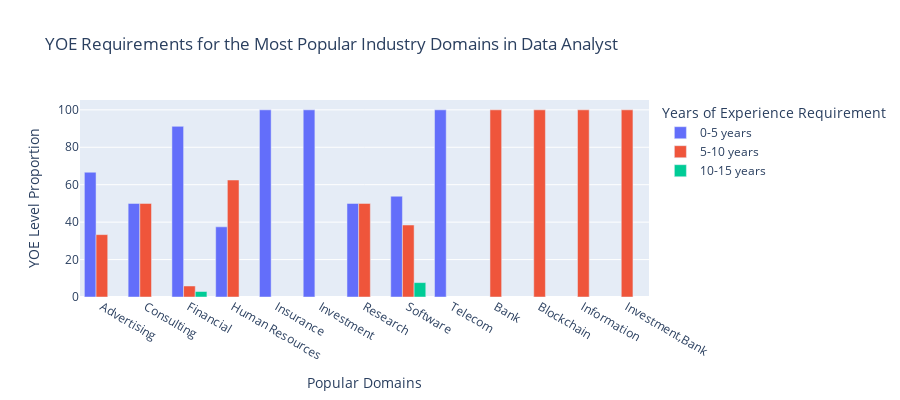
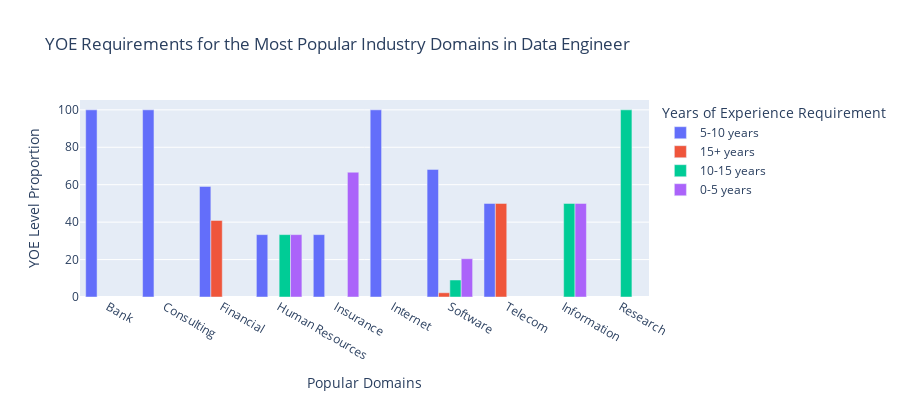
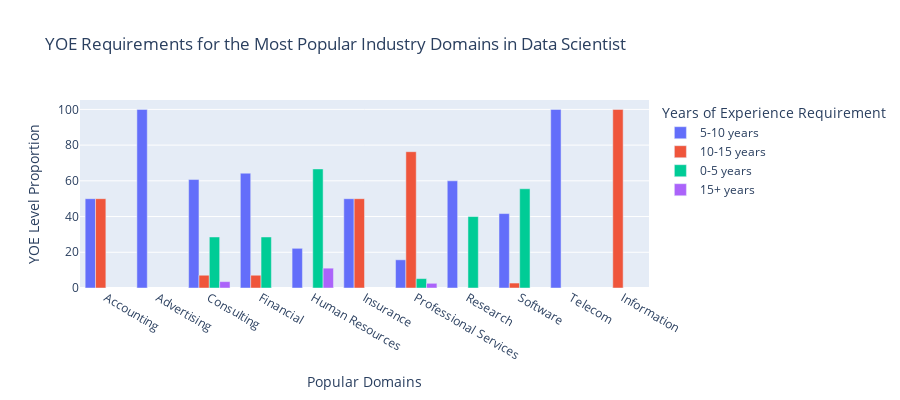
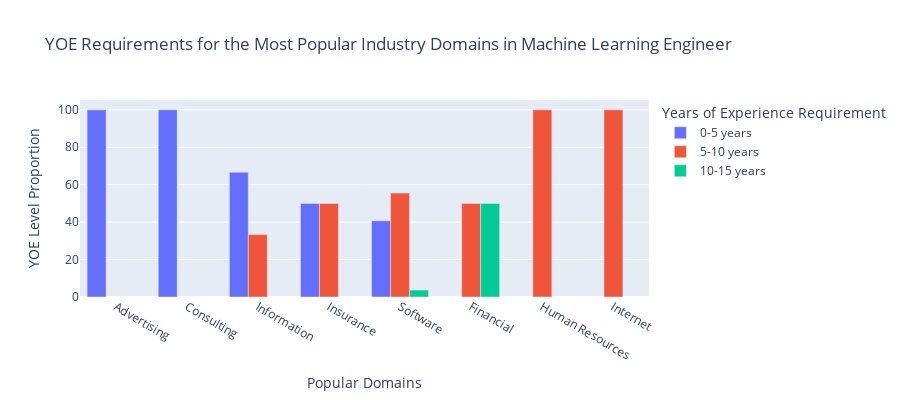

Notebook source saved alongside these figures, in order:
### Code cell
# Analyze the years of experience (yoe) requirement in each of the popular subdomains

# Group by 'jobtype' ,'specific_subdomain' , and 'yoe_level' to calculate the value counts as a percentage
se_yoe=Tdf_A_domain.groupby(['jobtype','specific_subdomain'])['yoe_level'].value_counts(normalize=True)*100

# Reset the index to convert Series to DataFrame
df_yoe=se_yoe.reset_index()

#use plotly to create bar plot for each jobtype to display the yoe requirement in each of the popular subdomains
ls_jt=df_yoe['jobtype'].unique().tolist()
for item in ls_jt:
    fig = px.bar(df_yoe[df_yoe['jobtype']==item],
                 x='specific_subdomain',
                 y='proportion',             
                 color='yoe_level',
                 barmode='group', 
                 title=f'YOE Requirements for the Most Popular Industry Domains in {item}',
                 labels={'specific_subdomain': 'Popular Domains','yoe_level': 'Years of Experience Requirement', 'proportion': 'YOE Level Proportion'},
                )
   
#show the plot
    fig.update_layout(
        width=900,  # Set the width in pixels
        height=400 # Set the height in pixels
        ) 
    fig.show()

### Figure 1 — Plotly figure (JSON) as saved in the notebook; plotly's stock layout.template omitted (floating-point values rounded to 4 significant figures)
{"data": [{"alignmentgroup": "True", "hovertemplate": "Years of Experience Requirement=0-5 years<br>Popular Domains=%{x}<br>YOE Level Proportion=%{y}<extra></extra>", "legendgroup": "0-5 years", "marker": {"color": "#636efa", "pattern": {"shape": ""}}, "name": "0-5 years", "offsetgroup": "0-5 years", "orientation": "v", "showlegend": true, "textposition": "auto", "type": "bar", "x": ["Advertising", "Consulting", "Financial", "Human Resources", "Insurance", "Investment", "Research", "Software", "Telecom"], "xaxis": "x", "y": [66.67, 50, 91.18, 37.5, 100, 100, 50, 53.85, 100], "yaxis": "y"}, {"alignmentgroup": "True", "hovertemplate": "Years of Experience Requirement=5-10 years<br>Popular Domains=%{x}<br>YOE Level Proportion=%{y}<extra></extra>", "legendgroup": "5-10 years", "marker": {"color": "#EF553B", "pattern": {"shape": ""}}, "name": "5-10 years", "offsetgroup": "5-10 years", "orientation": "v", "showlegend": true, "textposition": "auto", "type": "bar", "x": ["Advertising", "Bank", "Blockchain", "Consulting", "Financial", "Human Resources", "Information", "Investment,Bank", "Research", "Software"], "xaxis": "x", "y": [33.33, 100, 100, 50, 5.882, 62.5, 100, 100, 50, 38.46], "yaxis": "y"}, {"alignmentgroup": "True", "hovertemplate": "Years of Experience Requirement=10-15 years<br>Popular Domains=%{x}<br>YOE Level Proportion=%{y}<extra></extra>", "legendgroup": "10-15 years", "marker": {"color": "#00cc96", "pattern": {"shape": ""}}, "name": "10-15 years", "offsetgroup": "10-15 years", "orientation": "v", "showlegend": true, "textposition": "auto", "type": "bar", "x": ["Financial", "Software"], "xaxis": "x", "y": [2.941, 7.692], "yaxis": "y"}], "layout": {"barmode": "group", "height": 400, "legend": {"title": {"text": "Years of Experience Requirement"}, "tracegroupgap": 0}, "title": {"text": "YOE Requirements for the Most Popular Industry Domains in Data Analyst"}, "width": 900, "xaxis": {"anchor": "y", "domain": [0, 1], "title": {"text": "Popular Domains"}}, "yaxis": {"anchor": "x", "domain": [0, 1], "title": {"text": "YOE Level Proportion"}}}}

### Figure 2 — Plotly figure (JSON) as saved in the notebook; plotly's stock layout.template omitted (floating-point values rounded to 4 significant figures)
{"data": [{"alignmentgroup": "True", "hovertemplate": "Years of Experience Requirement=5-10 years<br>Popular Domains=%{x}<br>YOE Level Proportion=%{y}<extra></extra>", "legendgroup": "5-10 years", "marker": {"color": "#636efa", "pattern": {"shape": ""}}, "name": "5-10 years", "offsetgroup": "5-10 years", "orientation": "v", "showlegend": true, "textposition": "auto", "type": "bar", "x": ["Bank", "Consulting", "Financial", "Human Resources", "Insurance", "Internet", "Software", "Telecom"], "xaxis": "x", "y": [100, 100, 59.09, 33.33, 33.33, 100, 68.18, 50], "yaxis": "y"}, {"alignmentgroup": "True", "hovertemplate": "Years of Experience Requirement=15+ years<br>Popular Domains=%{x}<br>YOE Level Proportion=%{y}<extra></extra>", "legendgroup": "15+ years", "marker": {"color": "#EF553B", "pattern": {"shape": ""}}, "name": "15+ years", "offsetgroup": "15+ years", "orientation": "v", "showlegend": true, "textposition": "auto", "type": "bar", "x": ["Financial", "Software", "Telecom"], "xaxis": "x", "y": [40.91, 2.273, 50], "yaxis": "y"}, {"alignmentgroup": "True", "hovertemplate": "Years of Experience Requirement=10-15 years<br>Popular Domains=%{x}<br>YOE Level Proportion=%{y}<extra></extra>", "legendgroup": "10-15 years", "marker": {"color": "#00cc96", "pattern": {"shape": ""}}, "name": "10-15 years", "offsetgroup": "10-15 years", "orientation": "v", "showlegend": true, "textposition": "auto", "type": "bar", "x": ["Human Resources", "Information", "Research", "Software"], "xaxis": "x", "y": [33.33, 50, 100, 9.091], "yaxis": "y"}, {"alignmentgroup": "True", "hovertemplate": "Years of Experience Requirement=0-5 years<br>Popular Domains=%{x}<br>YOE Level Proportion=%{y}<extra></extra>", "legendgroup": "0-5 years", "marker": {"color": "#ab63fa", "pattern": {"shape": ""}}, "name": "0-5 years", "offsetgroup": "0-5 years", "orientation": "v", "showlegend": true, "textposition": "auto", "type": "bar", "x": ["Human Resources", "Information", "Insurance", "Software"], "xaxis": "x", "y": [33.33, 50, 66.67, 20.45], "yaxis": "y"}], "layout": {"barmode": "group", "height": 400, "legend": {"title": {"text": "Years of Experience Requirement"}, "tracegroupgap": 0}, "title": {"text": "YOE Requirements for the Most Popular Industry Domains in Data Engineer"}, "width": 900, "xaxis": {"anchor": "y", "domain": [0, 1], "title": {"text": "Popular Domains"}}, "yaxis": {"anchor": "x", "domain": [0, 1], "title": {"text": "YOE Level Proportion"}}}}

### Figure 3 — Plotly figure (JSON) as saved in the notebook; plotly's stock layout.template omitted (floating-point values rounded to 4 significant figures)
{"data": [{"alignmentgroup": "True", "hovertemplate": "Years of Experience Requirement=5-10 years<br>Popular Domains=%{x}<br>YOE Level Proportion=%{y}<extra></extra>", "legendgroup": "5-10 years", "marker": {"color": "#636efa", "pattern": {"shape": ""}}, "name": "5-10 years", "offsetgroup": "5-10 years", "orientation": "v", "showlegend": true, "textposition": "auto", "type": "bar", "x": ["Accounting", "Advertising", "Consulting", "Financial", "Human Resources", "Insurance", "Professional Services", "Research", "Software", "Telecom"], "xaxis": "x", "y": [50, 100, 60.71, 64.29, 22.22, 50, 15.79, 60, 41.67, 100], "yaxis": "y"}, {"alignmentgroup": "True", "hovertemplate": "Years of Experience Requirement=10-15 years<br>Popular Domains=%{x}<br>YOE Level Proportion=%{y}<extra></extra>", "legendgroup": "10-15 years", "marker": {"color": "#EF553B", "pattern": {"shape": ""}}, "name": "10-15 years", "offsetgroup": "10-15 years", "orientation": "v", "showlegend": true, "textposition": "auto", "type": "bar", "x": ["Accounting", "Consulting", "Financial", "Information", "Insurance", "Professional Services", "Software"], "xaxis": "x", "y": [50, 7.143, 7.143, 100, 50, 76.32, 2.778], "yaxis": "y"}, {"alignmentgroup": "True", "hovertemplate": "Years of Experience Requirement=0-5 years<br>Popular Domains=%{x}<br>YOE Level Proportion=%{y}<extra></extra>", "legendgroup": "0-5 years", "marker": {"color": "#00cc96", "pattern": {"shape": ""}}, "name": "0-5 years", "offsetgroup": "0-5 years", "orientation": "v", "showlegend": true, "textposition": "auto", "type": "bar", "x": ["Consulting", "Financial", "Human Resources", "Professional Services", "Research", "Software"], "xaxis": "x", "y": [28.57, 28.57, 66.67, 5.263, 40, 55.56], "yaxis": "y"}, {"alignmentgroup": "True", "hovertemplate": "Years of Experience Requirement=15+ years<br>Popular Domains=%{x}<br>YOE Level Proportion=%{y}<extra></extra>", "legendgroup": "15+ years", "marker": {"color": "#ab63fa", "pattern": {"shape": ""}}, "name": "15+ years", "offsetgroup": "15+ years", "orientation": "v", "showlegend": true, "textposition": "auto", "type": "bar", "x": ["Consulting", "Human Resources", "Professional Services"], "xaxis": "x", "y": [3.571, 11.11, 2.632], "yaxis": "y"}], "layout": {"barmode": "group", "height": 400, "legend": {"title": {"text": "Years of Experience Requirement"}, "tracegroupgap": 0}, "title": {"text": "YOE Requirements for the Most Popular Industry Domains in Data Scientist"}, "width": 900, "xaxis": {"anchor": "y", "domain": [0, 1], "title": {"text": "Popular Domains"}}, "yaxis": {"anchor": "x", "domain": [0, 1], "title": {"text": "YOE Level Proportion"}}}}

### Figure 4 — Plotly figure (JSON) as saved in the notebook; plotly's stock layout.template omitted (floating-point values rounded to 4 significant figures)
{"data": [{"alignmentgroup": "True", "hovertemplate": "Years of Experience Requirement=0-5 years<br>Popular Domains=%{x}<br>YOE Level Proportion=%{y}<extra></extra>", "legendgroup": "0-5 years", "marker": {"color": "#636efa", "pattern": {"shape": ""}}, "name": "0-5 years", "offsetgroup": "0-5 years", "orientation": "v", "showlegend": true, "textposition": "auto", "type": "bar", "x": ["Advertising", "Consulting", "Information", "Insurance", "Software"], "xaxis": "x", "y": [100, 100, 66.67, 50, 40.74], "yaxis": "y"}, {"alignmentgroup": "True", "hovertemplate": "Years of Experience Requirement=5-10 years<br>Popular Domains=%{x}<br>YOE Level Proportion=%{y}<extra></extra>", "legendgroup": "5-10 years", "marker": {"color": "#EF553B", "pattern": {"shape": ""}}, "name": "5-10 years", "offsetgroup": "5-10 years", "orientation": "v", "showlegend": true, "textposition": "auto", "type": "bar", "x": ["Financial", "Human Resources", "Information", "Insurance", "Internet", "Software"], "xaxis": "x", "y": [50, 100, 33.33, 50, 100, 55.56], "yaxis": "y"}, {"alignmentgroup": "True", "hovertemplate": "Years of Experience Requirement=10-15 years<br>Popular Domains=%{x}<br>YOE Level Proportion=%{y}<extra></extra>", "legendgroup": "10-15 years", "marker": {"color": "#00cc96", "pattern": {"shape": ""}}, "name": "10-15 years", "offsetgroup": "10-15 years", "orientation": "v", "showlegend": true, "textposition": "auto", "type": "bar", "x": ["Financial", "Software"], "xaxis": "x", "y": [50, 3.704], "yaxis": "y"}], "layout": {"barmode": "group", "height": 400, "legend": {"title": {"text": "Years of Experience Requirement"}, "tracegroupgap": 0}, "title": {"text": "YOE Requirements for the Most Popular Industry Domains in Machine Learning Engineer"}, "width": 900, "xaxis": {"anchor": "y", "domain": [0, 1], "title": {"text": "Popular Domains"}}, "yaxis": {"anchor": "x", "domain": [0, 1], "title": {"text": "YOE Level Proportion"}}}}
